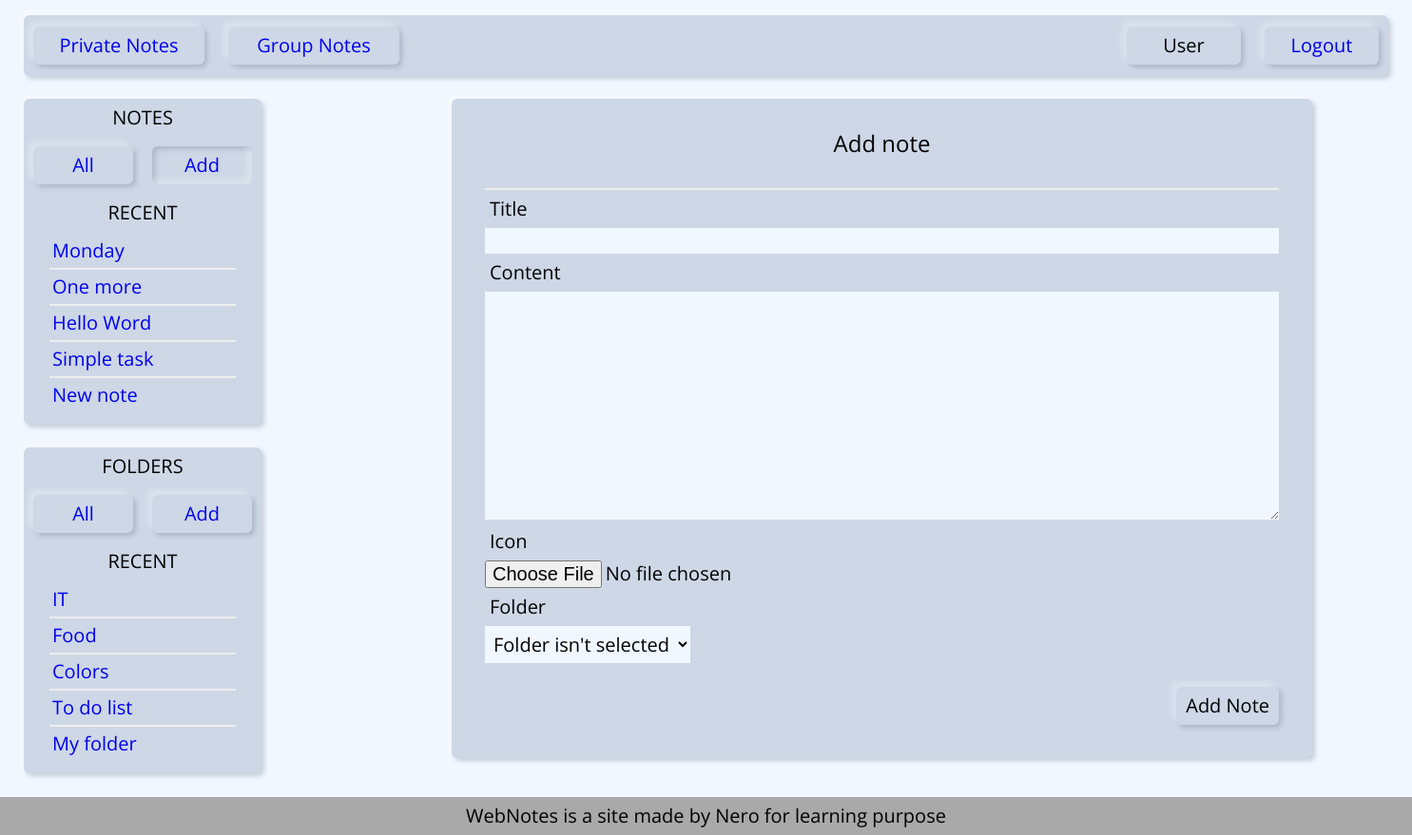
Page /private_notes/add_note/ (signed in) on the earlier database version.
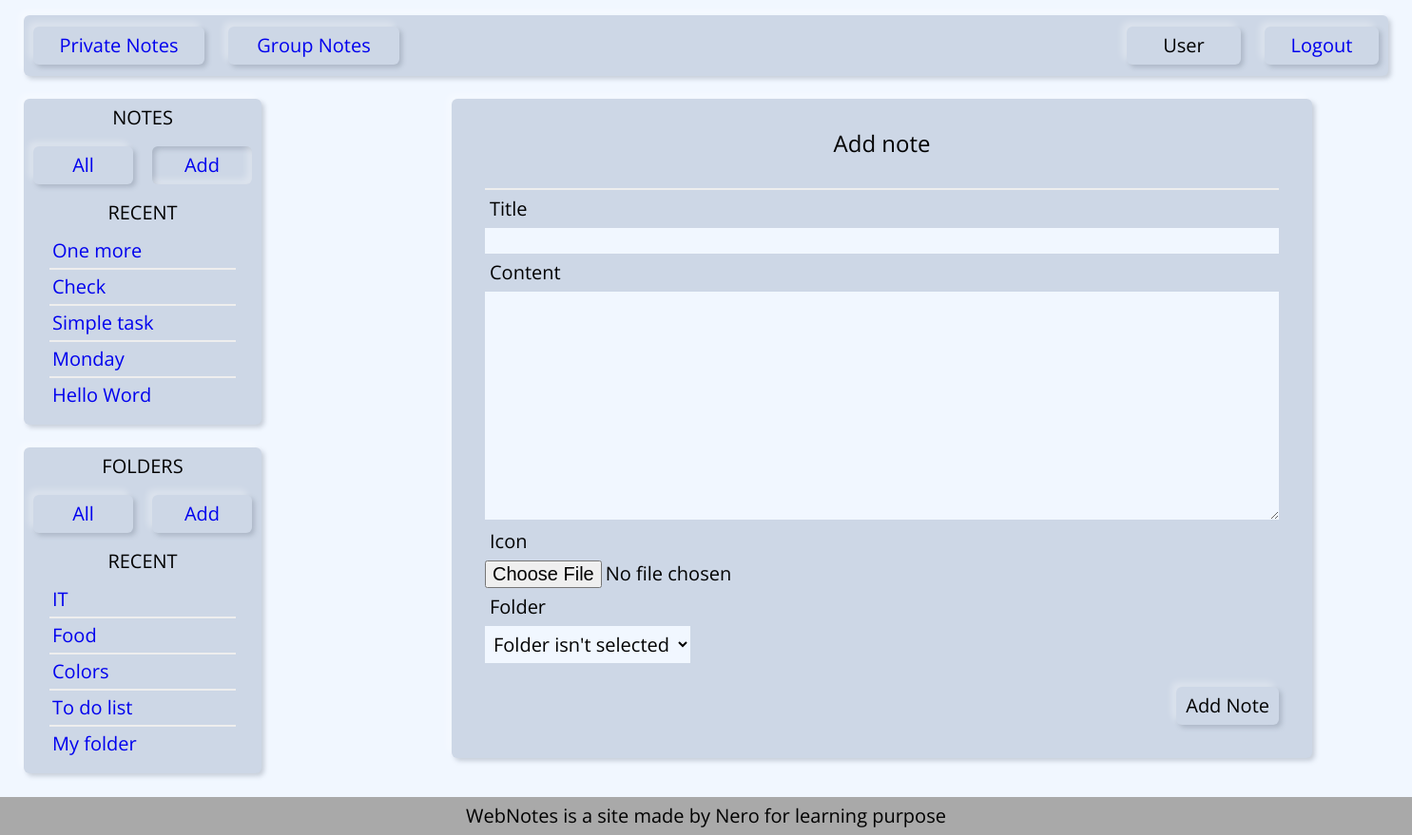
Same page on the later database version.
### notes/models.py (models this page shows, shortened)
class Note(models.Model):
    title = models.CharField(max_length=50)
    slug = models.SlugField(max_length=255, db_index=True)
    content = models.TextField()
    icon = models.ImageField(upload_to='photos/%Y/%m/%d/', blank=True)
    time_created = models.DateTimeField(auto_now_add=True)
    time_updated = models.DateTimeField(auto_now=True)
    user = models.ForeignKey(User, on_delete=models.PROTECT)
    folder = models.ForeignKey('Folder', on_delete=models.CASCADE, blank=True, null=True)
    def __str__(self):
        return self.title
    def get_url(self, template):
        return reverse(template, kwargs={'username': self.user.username, 'note_slug': self.slug})
    def get_absolute_url(self):
        return self.get_url('show_note')
    class Meta:
        ordering = ['-time_updated']

class Folder(models.Model):
    title = models.CharField(max_length=50)
    slug = models.SlugField(max_length=255, db_index=True)
    user = models.ForeignKey(User, on_delete=models.PROTECT)
    time_created = models.DateTimeField(auto_now_add=True)
    time_updated = models.DateTimeField(auto_now=True)
    def __str__(self):
        return self.title
    def get_absolute_url(self):
        return reverse('show_folder', kwargs={'username': self.user.username, 'folder_slug': self.slug})
    class Meta:
        ordering = ['-time_updated']

### notes/views.py (the view, shortened to what this page needs)
# urls.py: path('private_notes/add_note/', AddPrivateNote.as_view(), name='add_private_note'),
class AddPrivateNote(LoginRequiredMixin, DataMixin, DataAssignMixin, CreateView):
    form_class = AddPrivateNoteForm
    template_name = 'notes/add_private_note.html'
    success_url = reverse_lazy('private_notes')
    login_url = reverse_lazy('login')
    def get_context_data(self, *, object_list=None, **kwargs):
        context = super().get_context_data(**kwargs)
        c_def = self.get_user_context(title='Add note', selected='add_private_note')
        return dict(list(context.items()) + list(c_def.items()))
    def get_form_kwargs(self):
        kwargs = super(AddPrivateNote, self).get_form_kwargs()
        kwargs['request'] = self.request
        return kwargs

### notes/forms.py
class AddPrivateNoteForm(forms.ModelForm):
    def __init__(self, *args, **kwargs):
        self.request = kwargs.pop('request')
        super(AddPrivateNoteForm, self).__init__(*args, **kwargs)
        self.fields['folder'].queryset = Folder.objects.filter(user=self.request.user.id)
        self.fields['folder'].empty_label = "Folder isn't selected"
    class Meta:
        model = Note
        exclude = ['user', 'slug']
        fields = '__all__'
        widgets = {
            'title': forms.TextInput(attrs={'class': 'form-input'}),
            'content': forms.Textarea(attrs={'class': 'form-textarea', 'cols': 80, 'rows': 12}),
            'folder': forms.Select(attrs={'class': 'form-select'})
        }

### notes/utils.py (called while the page is built)
    @staticmethod
    def get_sidebar_manu(context_item, sidebar_menu):
        m = sidebar_menu.copy()
        if len(context_item) == 0:
            m.pop(0)
        return m

### notes/templates/notes/add_private_note.html (shortened to what this page needs)
{% extends 'notes/private_notes.html' %}
{% block content %}
    <div class="wrapper-content">
        <p class="content-title">{{ title }}</p>
        <hr class="content-separator">
        <form class="container-form" action="{% url 'add_private_note' %}" method="post">
            {% for f in form %}
                <p class="content-label"><label for="{{ f.id_for_label }}">{{ f.label }}</label></p>
                <p>{{ f }}</p>
            {% endfor %}
            <button type="submit" class="item not-selected button-form">Add Note</button>
        </form>
    </div>
{% endblock %}

### notes/templates/notes/private_notes.html (shortened to what this page needs)
{% extends 'notes/base.html' %}
{% block sidebar %}
    <aside class="container-sidebar">
            <ul class="sidebar">
                <li class="sidebar-text">notes</li>
                <li class="sidebar-wrapper">
                    {% for m in sidebar_notes_menu %}
                        {% if selected == m.url_name %}
                            <a href="{% url m.url_name %}" class="item sidebar-item selected">{{ m.name }}</a>
                        {% else %}
                            <a href="{% url m.url_name %}" class="item sidebar-item not-selected">{{ m.name }}</a>
                        {% endif %}
                    {% endfor %}
                </li>
                {% if sidebar_notes|length > 0 %}
                    <li class="sidebar-text">recent</li>
                {% endif %}
                {% for n in sidebar_notes %}
                    {% if n.pk == note_selected %}
                        <li class="sidebar-list">{{ n|truncatechars:19 }}</li>
                    {% else %}
                        <li class="sidebar-list"><a href="{{ n.get_absolute_url }}">{{ n|truncatechars:19 }}</a></li>
                    {% endif %}
                    <hr class="sidebar-list-separator">
                {% endfor %}
            </ul>
            <ul class="sidebar">
                <li class="sidebar-text">folders</li>
                <li class="sidebar-wrapper">
                    {% for m in sidebar_folder_menu %}
                        {% if selected == m.url_name %}
                            <a href="{% url m.url_name %}" class="item sidebar-item selected">{{ m.name }}</a>
                        {% else %}
                            <a href="{% url m.url_name %}" class="item sidebar-item not-selected">{{ m.name }}</a>
                        {% endif %}
                    {% endfor %}
                </li>
                {% if sidebar_folders|length > 0 %}
                    <li class="sidebar-text">recent</li>
                {% endif %}
                {% for f in sidebar_folders %}
                    {% if folder_link %}
                        <li class="sidebar-list"><a href="{{ f.get_absolute_url }}">{{ f|truncatechars:19 }}</a></li>
                    {% elif f.pk == folder_selected %}
                        <li class="sidebar-list">{{ f|truncatechars:19 }}</li>
                    {% else %}
                        <li class="sidebar-list"><a href="{{ f.get_absolute_url }}">{{ f|truncatechars:19 }}</a></li>
                    {% endif %}
                    <hr class="sidebar-list-separator">
                {% endfor %}
            </ul>
    </aside>
{% endblock %}

### notes/templates/notes/base.html (shortened to what this page needs)
{% load static %}
<!DOCTYPE html>
<html lang="en">
<head>
    <link href="{% static 'notes/css/styles.css' %}" rel="stylesheet">
</head>
<body>
{% block header %}
<header class="container-header">
    <nav>
        <ul>
            {% if request.user.is_authenticated %}
                {% for m in menu %}
                    <li class="item nav-item not-selected"><a href="{% url m.url_name %}">{{ m.title }}</a></li>
                {% endfor %}
            {% else %}
                <li  class="item nav-item not-selected">WebNotes</li>
            {% endif %}
        </ul>
        <ul>
            {% if request.user.is_authenticated %}
                <li  class="item nav-item-user not-selected">{{ user.username.capitalize }}</li>
                <li  class="item nav-item-user not-selected"><a href="{% url 'logout' %}">Logout</a></li>
            {% else %}
                <li  class="item nav-item-user not-selected"><a href="{% url 'login' %}">Login</a></li>
                <li  class="item nav-item-user not-selected"><a href="{% url 'sign_in' %}">Sign in</a></li>
            {% endif %}
        </ul>
    </nav>
</header>
{% endblock %}
<div class="container-main">
    {% block sidebar %}{% endblock %}
        <div class="container-content-pagination">
            <div class="container-content">
                {% block content %}{% endblock %}
            </div>
        </div>
</div>
<footer>
    <span>WebNotes is a site made by Nero for learning purpose</span>
</footer>
</body>
</html>

Differences in the rows shown:
no longer on this page (row edited): Note: title "New note"
changed Note "One more": moves up the list
added Note: title "Check"
changed Note "Simple task": moves up the list
